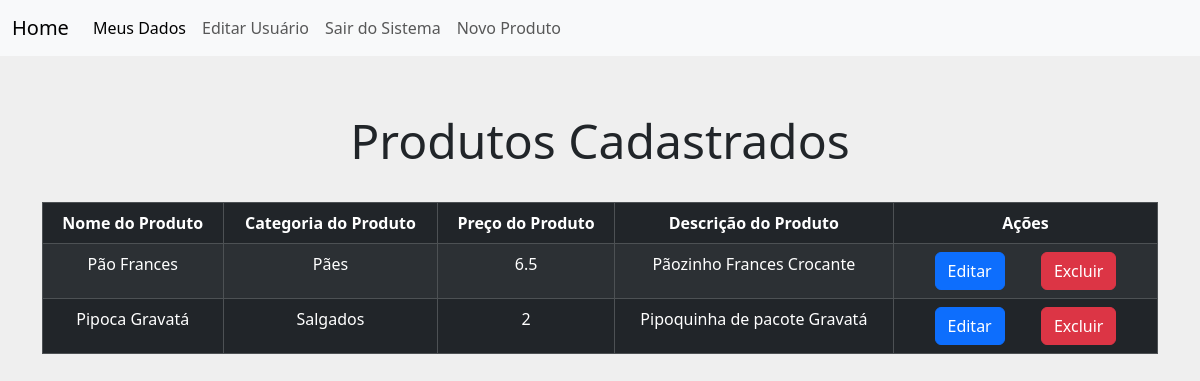
The page /produtos (signed in) on the database as committed earlier.
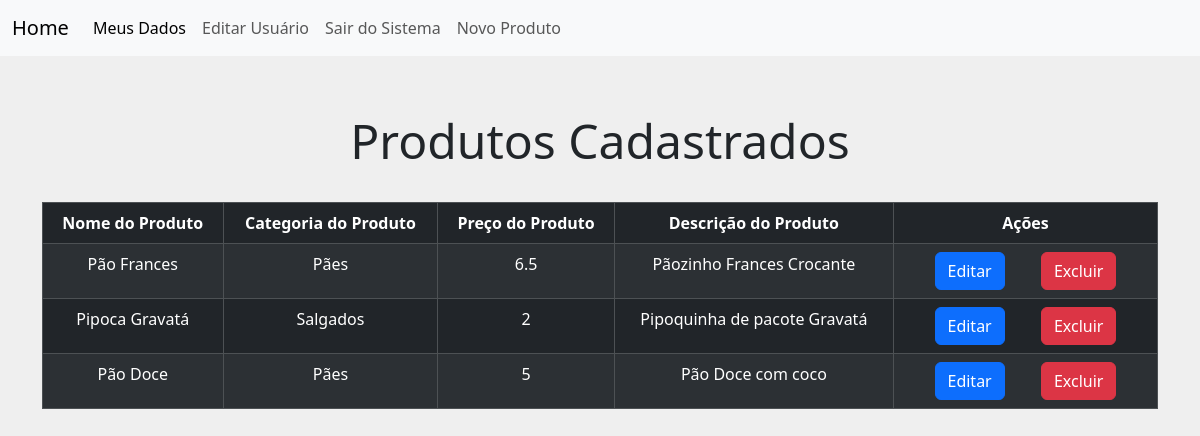
The same page on the database as committed later.
### models/modelos.py (models this page shows, shortened)
class Produtos(db.Model):
    id = db.Column(db.Integer, primary_key=True)
    nome = db.Column(db.String(60), nullable=False)
    categoria = db.Column(db.String(50), nullable=False)
    preco = db.Column(db.Integer, nullable=False)
    descricao = db.Column(db.String(60), nullable=False)

### views.py (the view)
@app.route('/produtos')
@login_required
def produtos():
    lista = Produtos.query.order_by(Produtos.id)
    return render_template('lista_produtos.html',produtos= lista)

### models/modelos.py (called while the page is built)
@login_manager.user_loader
def get_user(user_id):
    return Usuarios.query.filter_by(id=user_id).first()

### templates/lista_produtos.html (shortened to what this page needs)
{% extends 'bases/base_logado.html' %}
{% block customCSS %}
<link rel="stylesheet" href="{{ url_for('static', filename='css/style_lista.css')}}">
{% endblock %}
{% block content %}
    <div class="container">
        <div class="page-header pai__tit">
            <h3 class="tit__principal">Produtos Cadastrados</h3>
        </div>
        <table class="table table-dark table-striped table-responsive table-bordered tabela ">
            <thead class="thead-default">
                <tr>
                    <th>Nome do Produto</th>
                    <th>Categoria do Produto</th>
                    <th>Preço do Produto</th>
                    <th>Descrição do Produto</th>
                    <th>Ações</th>
                </tr>
            </thead>
            <tbody>
                {% for produto in produtos %}
                    <tr>
                        <td>{{produto.nome}}</td>
                        <td>{{produto.categoria}}</td>
                        <td>{{produto.preco}}</td>
                        <td>{{produto.descricao}}</td>
                        <td>
                            <a class="btn btn-primary bts"  href="{{ url_for('editar_produtos', id=current_user.id) }}">Editar</a>
                            <a class="btn btn-danger bts" href="{{ url_for('deletar_produto', id=current_user.id) }}">Excluir</a>
                        </td>
                    </tr>
                {% endfor %}
            </tbody>
        </table>
    </div>
{% endblock %}

### templates/bases/base_logado.html (shortened to what this page needs)
<!DOCTYPE html>
<html lang="pt-br">
<head>
    <link href="https://cdn.jsdelivr.net/npm/bootstrap@5.3.2/dist/css/bootstrap.min.css" rel="stylesheet">
    {% block customCSS %}
    {% endblock %}
</head>
<body>
    <header>
        <nav class="navbar navbar-expand-lg navbar-light bg-light">
            <div class="container-fluid">
              <a class="navbar-brand" href="{{ url_for('menu', id=current_user.id) }}">Home</a>
              <div class="collapse navbar-collapse" id="navbarNav">
                <ul class="navbar-nav">
                  <li class="nav-item">
                    <a class="nav-link active" aria-current="page" href="{{url_for('dados_usuario', id=current_user.id)}}">Meus Dados</a>
                  </li>
                  <li class="nav-item">
                    <a class="nav-link" href="{{url_for('editar_usuario', id=current_user.id)}}">Editar Usuário</a>
                  </li>
                  <li class="nav-item">
                    <a class="nav-link" href="{{url_for('logout')}}">Sair do Sistema</a>
                  </li>
                  <li class="nav-item">
                    <a class="nav-link" href="{{url_for('cadastro_produto')}}" tabindex="-1">Novo Produto</a>
                  </li>
                </ul>
              </div>
            </div>
          </nav>
    </header>
    {% block content %}
    {% endblock %}
</body>
</html>

### static/css/style_lista.css (style rules this page uses)
:root { --cor-principal: #efefef; --cor-secundaria: #6B6FDE; --cor-preta: #000000; --fonte-principal: 'Montserrat', sans-serif; }
* { margin: 0; padding: 0; box-sizing: border-box; }
body { background-color: var(--cor-principal); }
.tabela { text-align: center; }
.pai__tit { display: flex; justify-content: center; padding: 2.5em 0 1.5em 0; }
.tit__principal { font-size: 48px; font-weight: 500; }
.bts { margin: 0 1em; }

Rows that differ between the two databases and show on the page:
added Produtos: nome "Pão Doce", categoria "Pães", preco "5", descricao "Pão Doce com coco"
